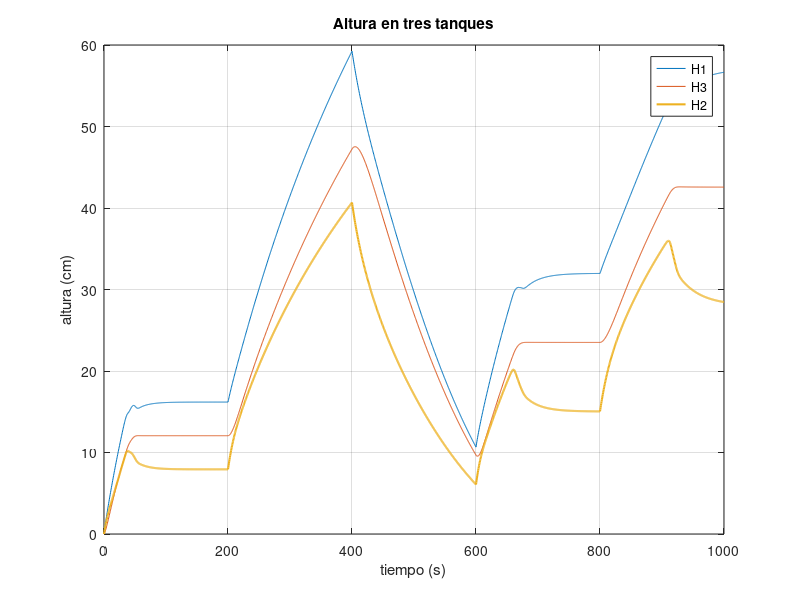
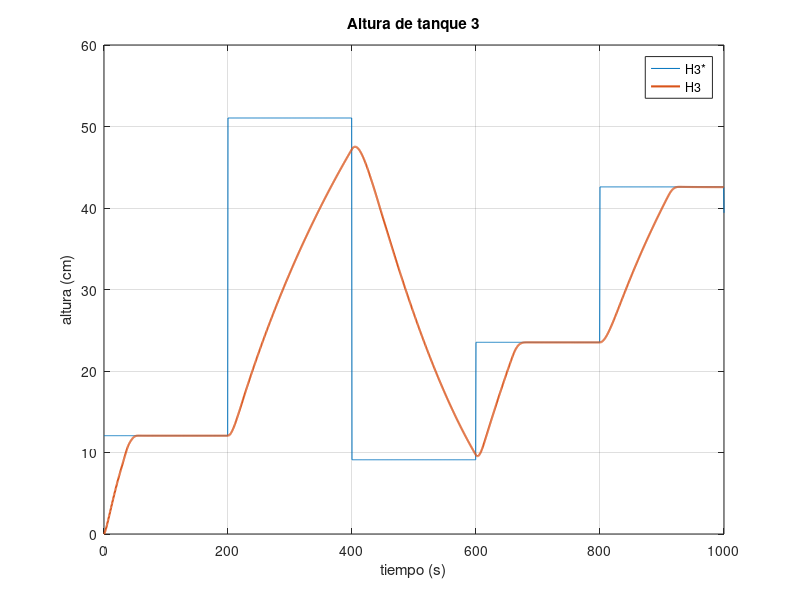
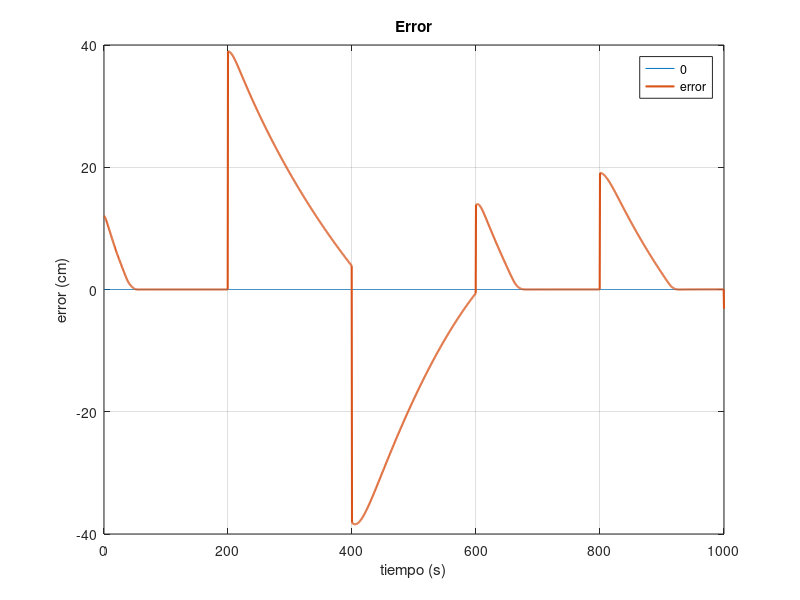
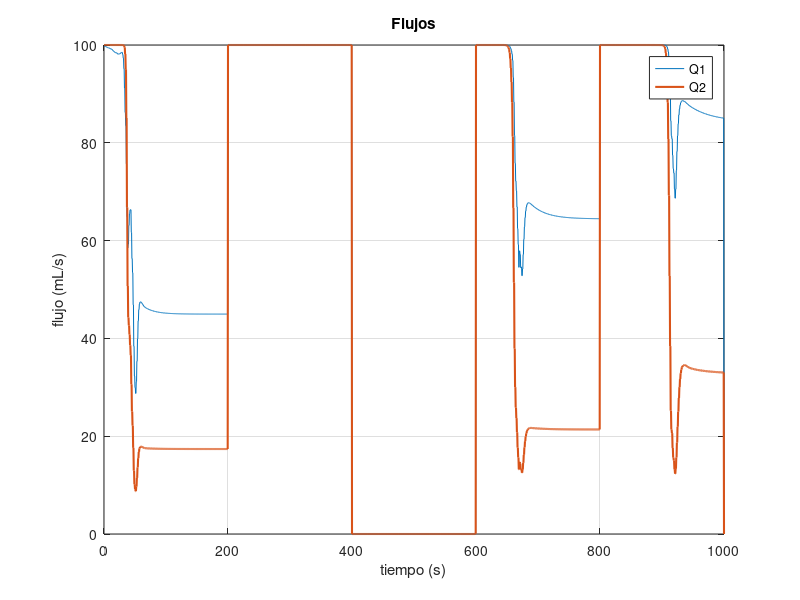

The MATLAB source for these figures, in order:

clear all;

load("referencia.mat");
load("altura.mat");
load("error.mat");
load("flujo.mat");

figure(1)
plot(altura(1,:), altura(2,:)*100, altura(1,:), altura(3,:)*100, altura(1,:), altura(4,:)*100, 'linewidth', 1.5);
grid on;
xlabel('tiempo (s)');
ylabel('altura (cm)');
legend('H1', 'H3', 'H2');
title('Altura en tres tanques');

figure(2)
plot(referencia(1,:), referencia(2,:)*100, referencia(1,:), referencia(3,:)*100, 'linewidth', 1.5);
grid on;
xlabel('tiempo (s)');
ylabel('altura (cm)');
legend('H3*', 'H3');
title('Altura de tanque 3');

figure(3)
plot(error(1,:), zeros(size(error(1,:))), error(1,:), error(2,:)*100, 'linewidth', 1.5);
grid on;
xlabel('tiempo (s)');
ylabel('error (cm)');
legend('0', 'error');
title('Error');

figure(4)
plot(flujo(1,:), flujo(2,:)*1000, flujo(1,:), flujo(3,:)*1000, 'linewidth',1.5);
grid on;
xlabel('tiempo (s)');
ylabel('flujo (mL/s)');
legend('Q1', 'Q2');
title('Flujos');
